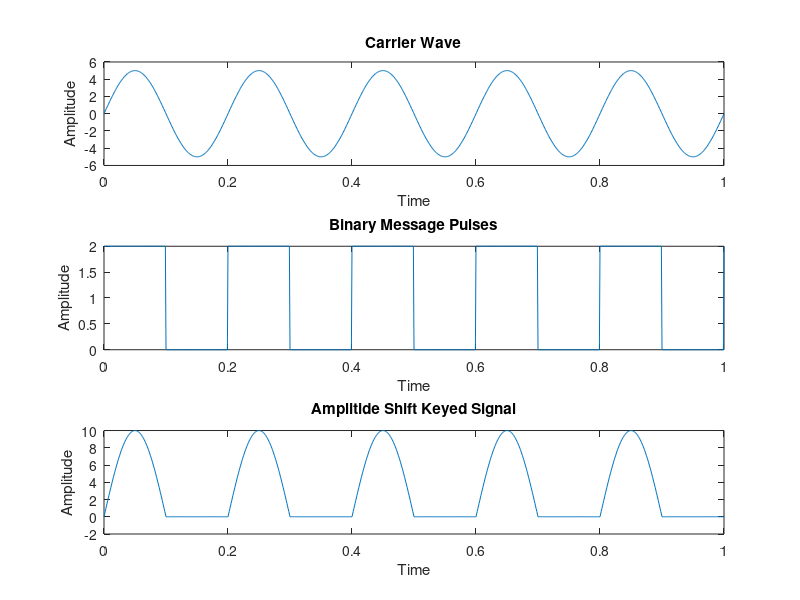

The MATLAB source for this figure:
clc %for clearing the command window
close all %for closing all the window except command window
clear all %for deleting all the variables from the memory
fc=input('Enter the freq of Sine Wave carrier:');
fp=input('Enter the freq of Periodic Binary pulse (Message):');
amp=input('Enter the amplitude (For Carrier & Binary Pulse Message):');
t=0:0.001:1; % For setting the sampling interval
c=amp.*sin(2*pi*fc*t);% For Generating Carrier Sine wave
subplot(3,1,1) %For Plotting The Carrier wave
plot(t,c)
xlabel('Time')
ylabel('Amplitude')
title('Carrier Wave')
m=1*square(2*pi*fp*t)+1;%For Generating Square wave message
subplot(3,1,2) %For Plotting The Square Binary Pulse (Message)
plot(t,m)
xlabel('Time')
ylabel('Amplitude')
title('Binary Message Pulses')
w=c.*m; % The Shift Keyed Wave
subplot(3,1,3) %For Plotting The Amplitude Shift Keyed Wave
plot(t,w)
xlabel('Time')
ylabel('Amplitude')
title('Amplitide Shift Keyed Signal')